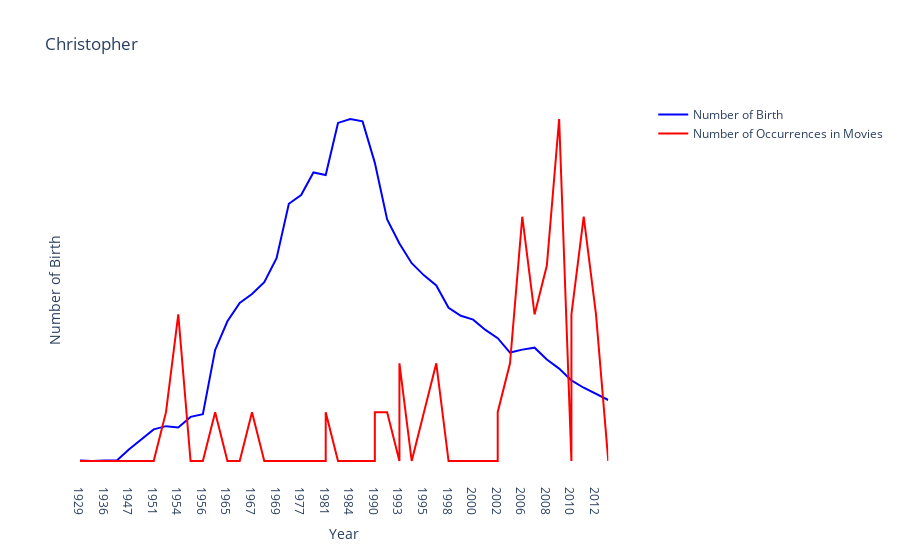

Here is the notebook cell this chart was saved with:
### Markdown cell above
To understand what we will be doing at a bigger scale, we will first do it on one individual. Aribitraly, we chose Christopher.
So Christopher, show us what you got!
Is it a trendy name in the US? Was it? Will it be? (no, we're kidding we're not forecasting the name of your eventual future child)
Does movies have an impact on the name of Christopher in the babyname frequency?

### Code cell
firstname = "Christopher"

fig1 = make_subplots(
    rows=1,
    cols=1,
    specs=[[{"secondary_y": True}]]
)

# Sort the dataframes by "Year" for consistency
df1 = top400_firstnamesDF[top400_firstnamesDF["Firstname"] == firstname].sort_values(by="Year")
df2 = top400_firstnamesDF[top400_firstnamesDF["Firstname"] == firstname].sort_values(by="Year")

# Add a trace for the first line (e.g., blue)
trace1 = go.Scatter(x=df1["Year"], y=df1["Number of birth"], mode='lines', name="Number of Birth", line=dict(color='blue'))

# Add a trace for the second line (e.g., red)
trace2 = go.Scatter(x=df2["Year"], y=df2["Number of occurences in movies"], mode='lines', name="Number of Occurrences in Movies", line=dict(color='red'), yaxis="y2")

# Update the subplot and axis properties
fig1.add_trace(trace1, row=1, col=1)
fig1.add_trace(trace2, row=1, col=1, secondary_y=True)

fig1.update_xaxes(title_text='Year', row=1, col=1)
fig1.update_xaxes(showticklabels=True, row=1, col=1)  # Show x-axis tick labels

fig1.update_yaxes(showticklabels=False, row=1, col=1)
fig1.update_yaxes(showticklabels=False, row=1, col=1, secondary_y=True)

fig1.update_layout(
    xaxis_title="Year",
    yaxis_title="Number of Birth",
    title_text=firstname,
    plot_bgcolor='rgba(0,0,0,0)'
    )

# Show the figure
fig1.show()
# save_or_show_figure(fig1, "img/ChristopheBirthOccurence.svg")

### Figure 1 — Plotly figure (JSON) as saved in the notebook; plotly's stock layout.template omitted (floating-point values rounded to 4 significant figures)
{"data": [{"line": {"color": "blue"}, "mode": "lines", "name": "Number of Birth", "type": "scatter", "x": ["1929", "1933", "1936", "1938", "1947", "1949", "1951", "1952", "1954", "1955", "1956", "1964", "1965", "1966", "1967", "1968", "1969", "1976", "1976", "1977", "1979", "1981", "1981", "1983", "1984", "1985", "1990", "1990", "1992", "1993", "1993", "1994", "1995", "1996", "1998", "1999", "2000", "2001", "2001", "2002", "2002", "2005", "2006", "2007", "2008", "2009", "2010", "2010", "2011", "2012", "2013"], "xaxis": "x", "y": [273, 205, 277, 308, 2273, 3999, 5734, 6301, 6083, 7920, 8385, 19633, 24643, 27867, 29416, 31468, 35690, 45203, 45203, 46736, 50678, 50224, 50224, 59340, 60024, 59610, 52353, 52353, 42465, 38236, 38236, 34804, 32673, 30903, 27004, 25604, 24936, 23131, 23131, 21687, 21687, 19173, 19685, 20027, 17960, 16362, 14294, 14294, 13019, 11915, 10872], "yaxis": "y"}, {"line": {"color": "red"}, "mode": "lines", "name": "Number of Occurrences in Movies", "type": "scatter", "x": ["1929", "1933", "1936", "1938", "1947", "1949", "1951", "1952", "1954", "1955", "1956", "1964", "1965", "1966", "1967", "1968", "1969", "1976", "1976", "1977", "1979", "1981", "1981", "1983", "1984", "1985", "1990", "1990", "1992", "1993", "1993", "1994", "1995", "1996", "1998", "1999", "2000", "2001", "2001", "2002", "2002", "2005", "2006", "2007", "2008", "2009", "2010", "2010", "2011", "2012", "2013"], "xaxis": "x", "y": [1, 1, 1, 1, 1, 1, 1, 2, 4, 1, 1, 2, 1, 1, 2, 1, 1, 1, 1, 1, 1, 1, 2, 1, 1, 1, 1, 2, 2, 1, 3, 1, 2, 3, 1, 1, 1, 1, 1, 1, 2, 3, 6, 4, 5, 8, 1, 4, 6, 4, 1], "yaxis": "y2"}], "layout": {"plot_bgcolor": "rgba(0,0,0,0)", "title": {"text": "Christopher"}, "xaxis": {"anchor": "y", "domain": [0, 0.94], "showticklabels": true, "title": {"text": "Year"}}, "yaxis": {"anchor": "x", "domain": [0, 1], "showticklabels": false, "title": {"text": "Number of Birth"}}, "yaxis2": {"anchor": "x", "overlaying": "y", "showticklabels": false, "side": "right"}}}
